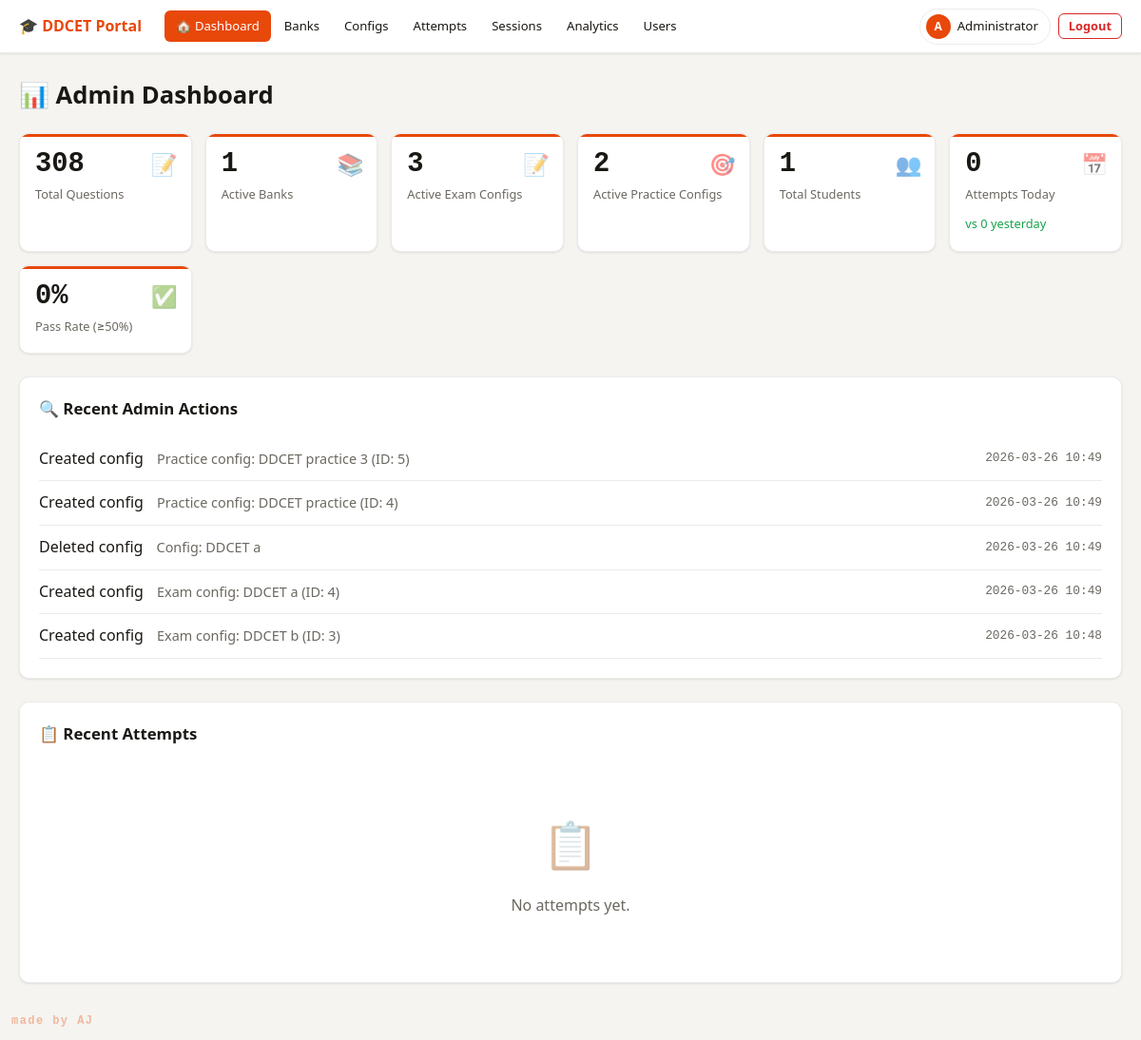
The page /admin/dashboard (signed in) on the database its author committed.
### models.py (models this page shows)
class User(UserMixin, db.Model):
    __tablename__ = 'users'
    id = db.Column(db.Integer, primary_key=True, autoincrement=True)
    name = db.Column(db.String(100), nullable=False)
    email = db.Column(db.String(150), unique=True, nullable=False)
    enrollment_number = db.Column(db.String(50), unique=True, nullable=False)
    engineering_branch = db.Column(db.String(100), nullable=False, default='Other')
    password = db.Column(db.String(255), nullable=False)
    role = db.Column(db.String(20), default='student')
    created_at = db.Column(db.DateTime, default=lambda: datetime.now(timezone.utc))
    is_active_user = db.Column(db.Boolean, default=True)
    last_login = db.Column(db.DateTime, nullable=True)
    @property
    def is_active(self):
        return self.is_active_user

class AdminLog(db.Model):
    __tablename__ = 'admin_logs'
    id = db.Column(db.Integer, primary_key=True, autoincrement=True)
    admin_id = db.Column(db.Integer, db.ForeignKey('users.id'), nullable=True)
    user_id = db.Column(db.Integer, db.ForeignKey('users.id'), nullable=True)
    action = db.Column(db.String(200), nullable=False)
    detail = db.Column(db.Text, default='')
    timestamp = db.Column(db.DateTime, default=lambda: datetime.now(timezone.utc))
    admin = db.relationship('User', foreign_keys=[admin_id])
    affected_user = db.relationship('User', foreign_keys=[user_id])

### admin.py (the view, shortened to what this page needs)
@admin_bp.route('/dashboard')
@login_required
@admin_required
def dashboard():
    total_questions = Question.query.count()
    active_banks = QuestionBank.query.filter_by(is_active=True).count()
    active_exam_configs = ExamConfig.query.filter_by(is_active=True, mode='exam').count()
    active_practice_configs = ExamConfig.query.filter_by(is_active=True, mode='practice').count()
    total_students = User.query.filter_by(role='student').count()
    today_start = datetime.now(timezone.utc).replace(hour=0, minute=0, second=0, microsecond=0)
    attempts_today = TestAttempt.query.filter(TestAttempt.started_at >= today_start).count()
    submitted_attempts = TestAttempt.query.filter(
        TestAttempt.status.in_(['submitted', 'timeout']),
        TestAttempt.mode == 'exam'
    ).all()
    pass_count = sum(1 for a in submitted_attempts if a.percentage and a.percentage >= 50)
    pass_rate = round(pass_count / len(submitted_attempts) * 100, 1) if submitted_attempts else 0
    yesterday_start = today_start - timedelta(days=1)
    attempts_yesterday = TestAttempt.query.filter(
        TestAttempt.started_at >= yesterday_start,
        TestAttempt.started_at < today_start
    ).count()
    most_attempted_config = None
    recent_logs = AdminLog.query.order_by(AdminLog.timestamp.desc()).limit(5).all()
    last_attempts = TestAttempt.query.order_by(TestAttempt.started_at.desc()).limit(10).all()
    return render_template('admin/dashboard.html',
                           total_questions=total_questions,
                           active_banks=active_banks,
                           active_exam_configs=active_exam_configs,
                           active_practice_configs=active_practice_configs,
                           total_students=total_students,
                           attempts_today=attempts_today,
                           attempts_yesterday=attempts_yesterday,
                           pass_rate=pass_rate,
                           most_attempted_config=most_attempted_config,
                           recent_logs=recent_logs,
                           last_attempts=last_attempts)

### admin.py (called while the page is built)
def admin_required(f):
    from functools import wraps
    @wraps(f)
    def decorated(*args, **kwargs):
        if not current_user.is_authenticated or current_user.role != 'admin':
            abort(403)
        return f(*args, **kwargs)
    return decorated

### auth.py (called while the page is built)
def generate_csrf_token():
    if '_csrf_token' not in session:
        session['_csrf_token'] = secrets.token_hex(32)
    return session['_csrf_token']

@auth_bp.before_app_request
def inject_csrf():
    from flask import g
    g.csrf_token = generate_csrf_token()

### templates/admin/dashboard.html (shortened to what this page needs)
{% extends "base.html" %}
{% block content %}
<div class="main-content">
    <h1 style="margin-bottom: 24px;">📊 Admin Dashboard</h1>
    <div class="card-grid">
        <div class="stat-card">
            <div class="stat-icon">📝</div>
            <div class="stat-value mono">{{ total_questions }}</div>
            <div class="stat-label">Total Questions</div>
        </div>
        <div class="stat-card">
            <div class="stat-icon">📚</div>
            <div class="stat-value mono">{{ active_banks }}</div>
            <div class="stat-label">Active Banks</div>
        </div>
        <div class="stat-card">
            <div class="stat-icon">📝</div>
            <div class="stat-value mono">{{ active_exam_configs }}</div>
            <div class="stat-label">Active Exam Configs</div>
        </div>
        <div class="stat-card">
            <div class="stat-icon">🎯</div>
            <div class="stat-value mono">{{ active_practice_configs }}</div>
            <div class="stat-label">Active Practice Configs</div>
        </div>
        <div class="stat-card">
            <div class="stat-icon">👥</div>
            <div class="stat-value mono">{{ total_students }}</div>
            <div class="stat-label">Total Students</div>
        </div>
        <div class="stat-card">
            <div class="stat-icon">📅</div>
            <div class="stat-value mono">{{ attempts_today }}</div>
            <div class="stat-label">Attempts Today</div>
            {% if attempts_yesterday is defined %}
            <div
                style="font-size: 0.8rem; margin-top: 5px; color: {{ 'var(--green)' if attempts_today >= attempts_yesterday else 'var(--yellow)' }};">
                vs {{ attempts_yesterday }} yesterday
            </div>
            {% endif %}
        </div>
        <div class="stat-card">
            <div class="stat-icon">✅</div>
            <div class="stat-value mono">{{ pass_rate }}%</div>
            <div class="stat-label">Pass Rate (≥50%)</div>
        </div>
    </div>
    {% if recent_logs %}
    <div class="card" style="margin-bottom: 24px;">
        <h3 style="margin-bottom: 16px;">🔍 Recent Admin Actions</h3>
        <ul style="list-style: none; padding: 0; margin: 0;">
            {% for log in recent_logs %}
            <li
                style="padding: 10px 0; border-bottom: 1px solid var(--border); display: flex; justify-content: space-between; align-items: center;">
                <div>
                    <span style="font-weight: 500;">{{ log.action }}</span>
                    {% if log.detail %}<span class="text-muted" style="font-size: 0.9rem; margin-left: 10px;">{{
                        log.detail }}</span>{% endif %}
                </div>
                <span class="text-muted mono" style="font-size: 0.8rem;">{{ log.timestamp.strftime('%Y-%m-%d %H:%M')
                    }}</span>
            </li>
            {% endfor %}
        </ul>
    </div>
    {% endif %}
    <div class="card">
        <h3 style="margin-bottom: 16px;">📋 Recent Attempts</h3>
        {% if last_attempts %}
        <div class="table-responsive">
            <table class="table-dark">
                <thead>
                    <tr>
                        <th>Student</th>
                        <th>Config</th>
                        <th>Mode</th>
                        <th>Date</th>
                        <th>Score</th>
                        <th>%</th>
                        <th>Status</th>
                    </tr>
                </thead>
                <tbody>
                    {% for a in last_attempts %}
                    <tr class="clickable-row"
                        onclick="window.location.href='{{ url_for('admin.attempt_detail', attempt_id=a.id) }}';">
                        <td>{{ a.user.name if a.user else 'N/A' }}</td>
                        <td>{{ a.config.name if a.config else 'N/A' }}</td>
                        <td>
                            <span class="badge {{ 'badge-exam' if a.mode == 'exam' else 'badge-practice' }}">
                                {{ '📝' if a.mode == 'exam' else '🎯' }} {{ a.mode|upper }}
                            </span>
                        </td>
                        <td class="mono" style="font-size:.8rem;">{{ a.started_at.strftime('%Y-%m-%d %H:%M') if
                            a.started_at
                            else '' }}</td>
                        <td class="mono">{{ a.score }}/{{ a.max_score }}</td>
                        <td class="mono">{{ a.percentage }}%</td>
                        <td>
                            <span
                                class="badge {{ 'badge-success' if a.status == 'submitted' else 'badge-warning' if a.status == 'in_progress' else 'badge-danger' }}">
                                {{ a.status }}
                            </span>
                            {% if a.fs_exit_count > 0 or a.tab_switch_count > 0 %}
                            <span class="violation-badge">🚨</span>
                            {% endif %}
                        </td>
                    </tr>
                    {% endfor %}
                </tbody>
            </table>
        </div>
        {% else %}
        <div class="empty-state">
            <div class="empty-icon">📋</div>
            <p>No attempts yet.</p>
        </div>
        {% endif %}
    </div>
</div>
{% endblock %}

### templates/base.html (shortened to what this page needs)
<!DOCTYPE html>
<html lang="en">
<head>
    <link rel="stylesheet" href="{{ url_for('static', filename='css/main.css') }}">
</head>
<body>
    {% block nav %}
    <nav class="nav-light">
        <a href="/" class="logo">🎓 DDCET Portal</a>
        {% if current_user.is_authenticated %}
        <div class="nav-desktop-links">
            {% if current_user.role == 'admin' %}
            <a href="{{ url_for('admin.dashboard') }}"
                class="nav-item {% if request.endpoint == 'admin.dashboard' %}active{% endif %}">🏠 Dashboard</a>
            <a href="{{ url_for('admin.banks') }}"
                class="nav-item {% if request.endpoint and 'bank' in request.endpoint %}active{% endif %}">Banks</a>
            <a href="{{ url_for('admin.configs') }}"
                class="nav-item {% if request.endpoint and 'config' in request.endpoint %}active{% endif %}">Configs</a>
            <a href="{{ url_for('admin.attempts') }}"
                class="nav-item {% if request.endpoint in ['admin.attempts', 'admin.attempt_detail'] %}active{% endif %}">Attempts</a>
            <a href="{{ url_for('admin.practice_sessions') }}"
                class="nav-item {% if request.endpoint == 'admin.practice_sessions' %}active{% endif %}">Sessions</a>
            <a href="{{ url_for('admin.analytics') }}"
                class="nav-item {% if request.endpoint and 'analytics' in request.endpoint %}active{% endif %}">Analytics</a>
            <a href="{{ url_for('admin.users') }}"
                class="nav-item {% if request.endpoint == 'admin.users' %}active{% endif %}">Users</a>
            {% endif %}
        </div>
        <div class="nav-desktop-actions">
            <a href="{{ url_for('auth.profile') }}" class="nav-user-chip">
                <span class="user-avatar-sm">{{ current_user.name[0]|upper }}</span>
                <span class="nav-user-name-sm">{{ current_user.name.split()[0] }}</span>
            </a>
            <a href="{{ url_for('auth.logout') }}" class="btn btn-outline btn-sm"
                style="color:var(--red);border-color:var(--red);">Logout</a>
        </div>
        {% endif %}
    </nav>
    {% endblock %}
    {% block content %}{% endblock %}
    <div style="
        position: fixed;
        bottom: 10px;
        left: 12px;
        font-size: 12px;
        font-weight: 700;
        font-family: var(--font-mono, monospace);
        color: var(--primary, #e8480a);
        opacity: 0.35;
        letter-spacing: 0.12em;
        user-select: none;
        pointer-events: none;
        z-index: 9999;
    ">made by AJ</div>
</body>
</html>

### templates/base.html (style rules this page uses)
.nav-item.active { background: var(--primary, #4f46e5); color: #fff !important; border-radius: 6px; }

### rows shown on the page
User: name "A", name "Administrator"
AdminLog: action "Created config", detail "Practice config: DDCET practice 3 (ID: 5)", timestamp "2026-03-26 10:49"
AdminLog: action "Created config", detail "Practice config: DDCET practice (ID: 4)", timestamp "2026-03-26 10:49"
AdminLog: action "Deleted config", detail "Config: DDCET a", timestamp "2026-03-26 10:49"
AdminLog: action "Created config", detail "Exam config: DDCET a (ID: 4)", timestamp "2026-03-26 10:49"
AdminLog: action "Created config", detail "Exam config: DDCET b (ID: 3)", timestamp "2026-03-26 10:48"

### other values the page prints
{{ total_questions }} "308"
{{ active_banks }} "1"
{{ active_exam_configs }} "3"
{{ active_practice_configs }} "2"
{{ total_students }} "1"
{{ attempts_today }} "0"
{{ attempts_yesterday }} "0"
{{ pass_rate }} "0"
